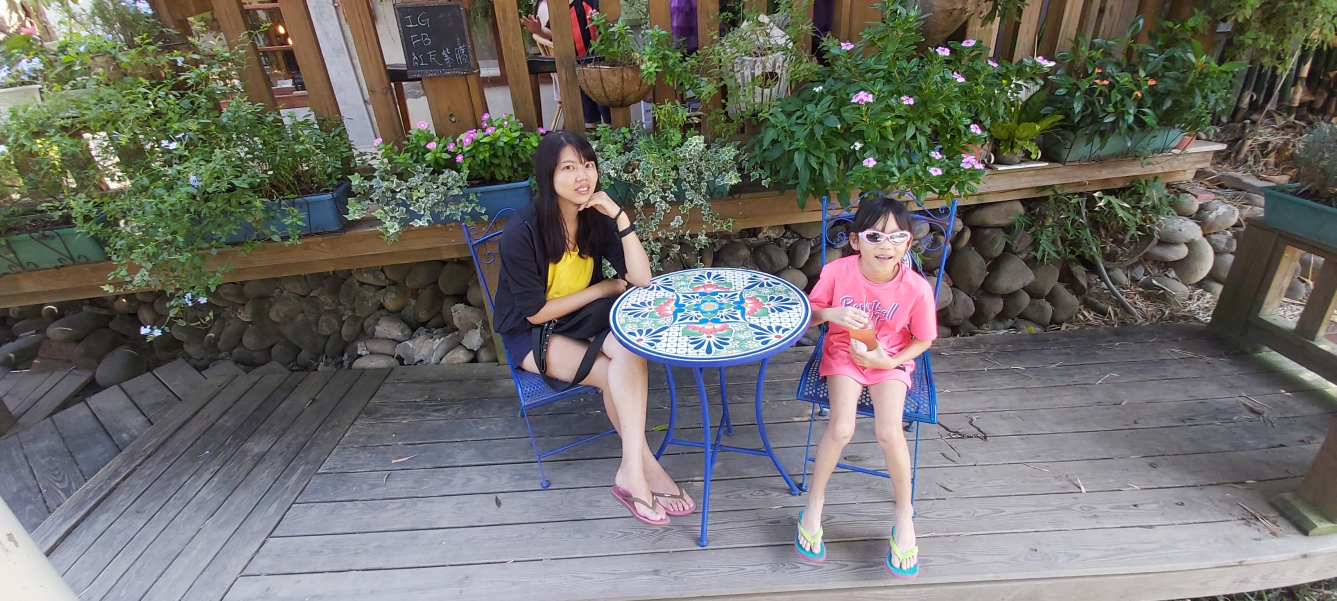
#> input picture 電腦視覺與深度學習馬拉松讀書會/20191026_114737.jpg, 2673 x 1202 px (shown at 1/2 size)
$ python flip_scale_translate.py
#> lines starting #> are read from the running program, lines starting #| are printed output that depends on the picture
# %%
import cv2
import numpy as np
import matplotlib.pyplot as plt


#1
#讀取圖片
image = cv2.imread("20191026_114737.jpg")
#> image is the input picture: shape (1202, 2673, 3); mean B, G, R 105.2, 109.7, 110.6
image_rgb = cv2.cvtColor(image, cv2.COLOR_BGR2RGB)

# flip
flipped_image = cv2.flip(image_rgb, 1) # 水平翻轉
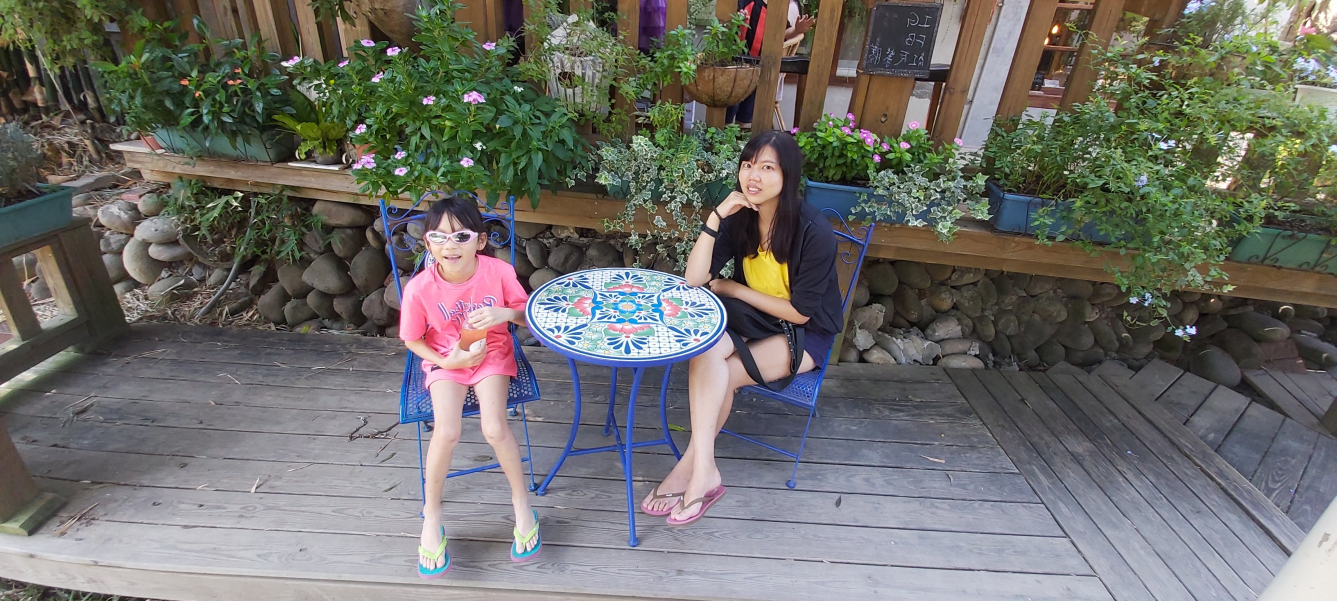
#> flipped_image: shape (1202, 2673, 3) (shown at 1/2 size); mean R, G, B 110.6, 109.7, 105.2

# Scale(cv.resize)
height, width = image_rgb.shape[:2]
#> height = 1202; width = 2673
scale_image = cv2.resize(image_rgb, (int(height * 0.5), int(width * 0.5)))
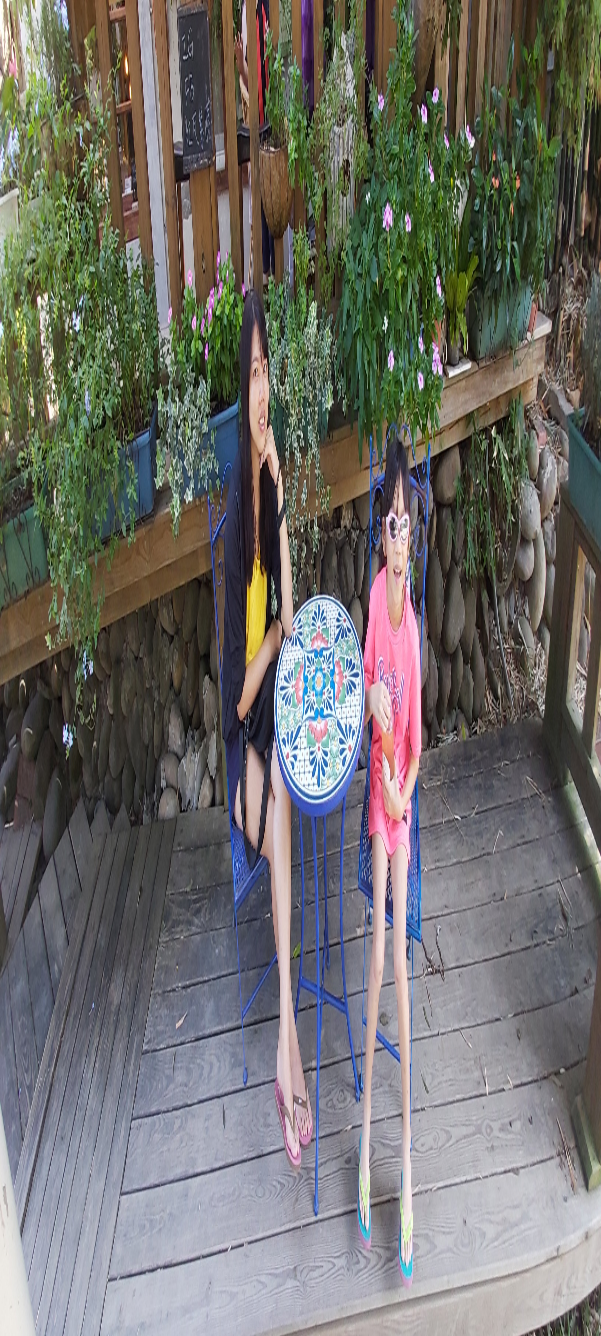
#> scale_image: shape (1336, 601, 3); mean R, G, B 110.5, 109.6, 105.1

# Translate(平移矩陣,並使用cv2.warpAffine)
M = np.float32([[1,0,50],
                [0,1,50]])
translates_image = cv2.warpAffine(image_rgb, M, (width, height))
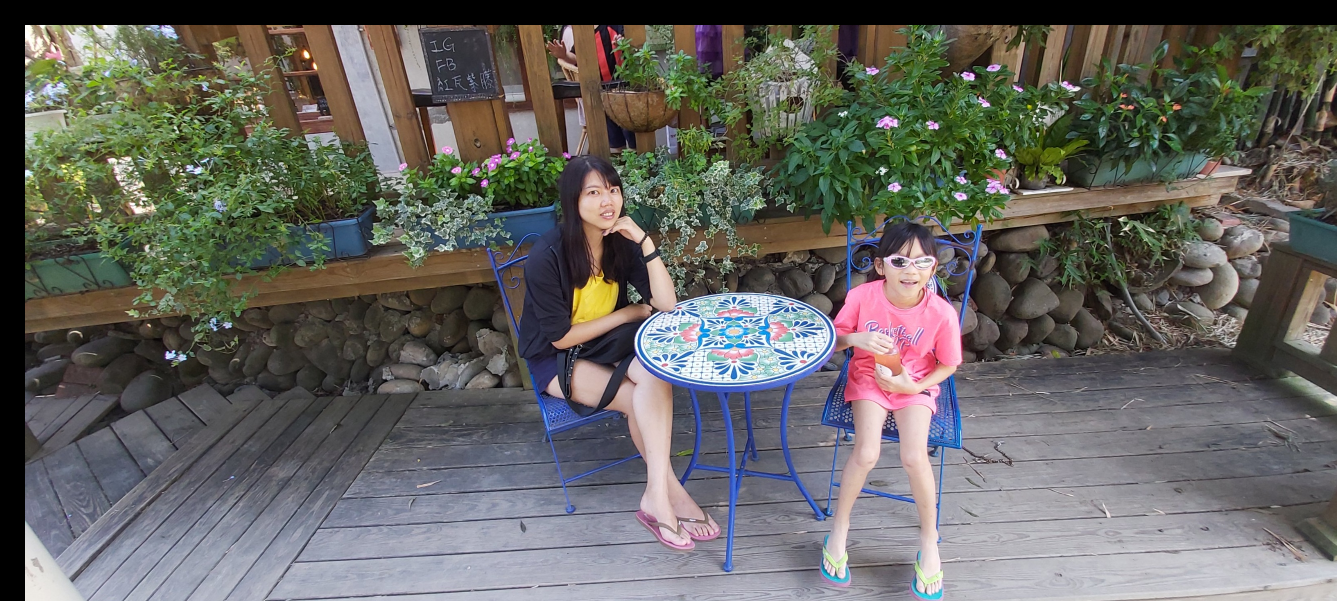
#> translates_image: shape (1202, 2673, 3) (shown at 1/2 size); mean R, G, B 101.4, 100.6, 96

# 左上為原圖,右上Flip,左下Scale,右下Translate
plt.subplot(2,2,1)
plt.imshow(image_rgb)
plt.title("Original Image")

plt.subplot(2,2,2)
plt.imshow(flipped_image)
plt.title("Flip Image")

plt.subplot(2,2,3)
plt.imshow(scale_image)
plt.title("Scale Image")

plt.subplot(2,2,4)
plt.imshow(translates_image)
plt.title("Translate Image")


plt.tight_layout()
plt.axis("off")
plt.show()
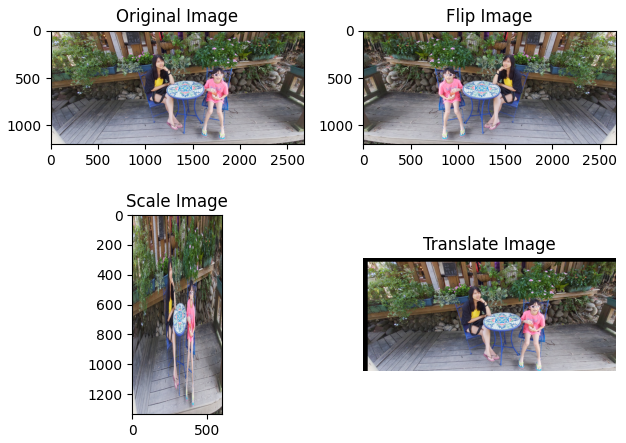
#> figure drawn by matplotlib, 4 panels
# %%
